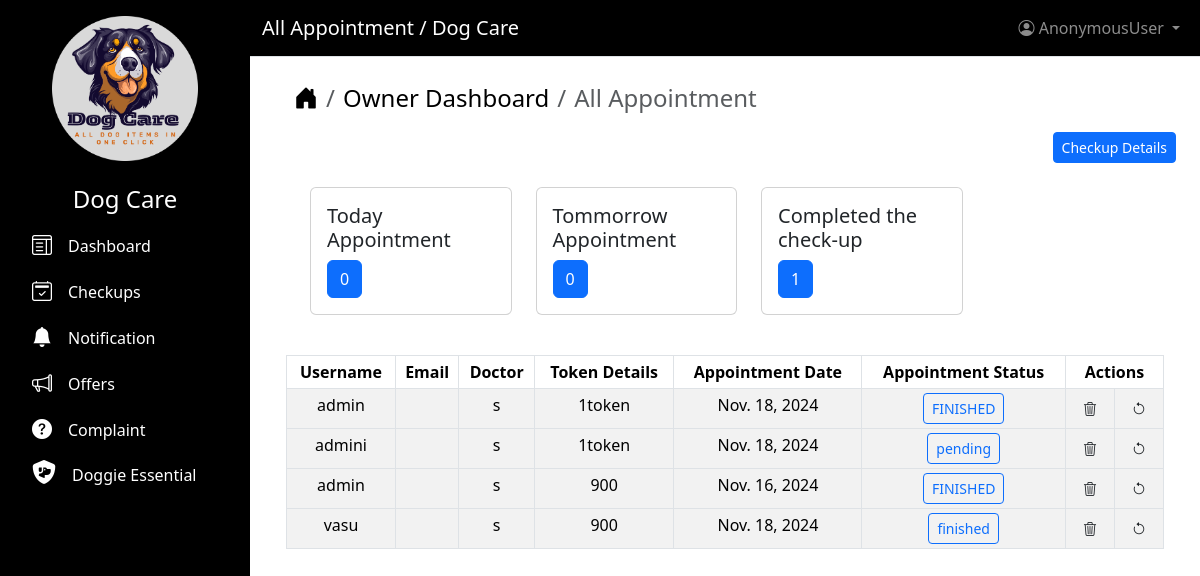
Page /view/Appointment/Booking on the earlier database version.
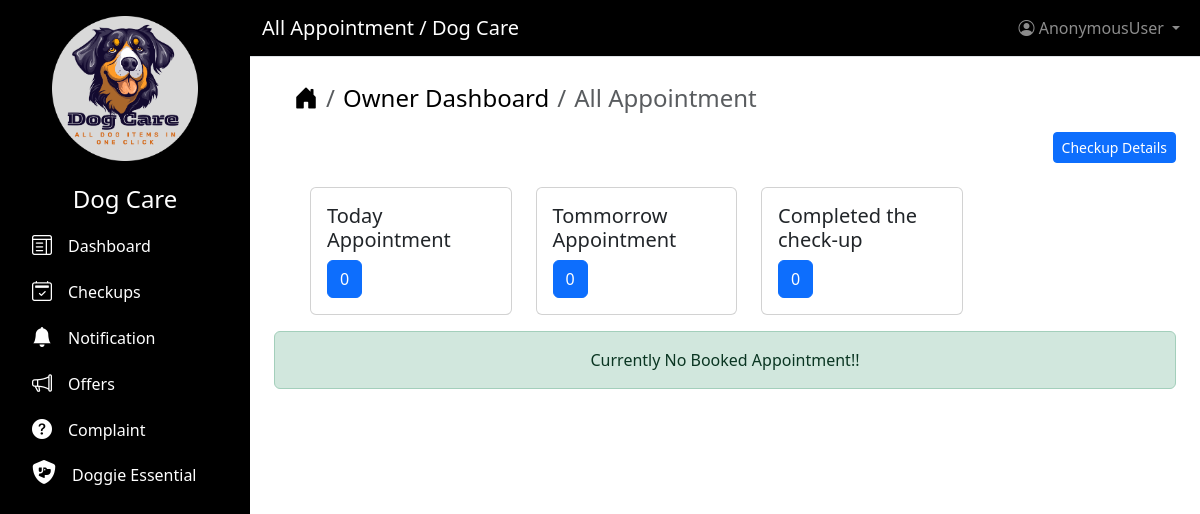
Same page on the later database version.
### shop/models.py (models this page shows)
class Appointment(models.Model):
    STATUS = (
        ("confirm booking", "Confirm Booking"),
        (
            "finished",
            "Finished",
        ),
        ("pending","Pending")
    )
    username = models.ForeignKey(CustomUser, on_delete=models.CASCADE)
    doctor_name = models.ForeignKey(Doctors, on_delete=models.CASCADE)
    Token = models.ForeignKey(Token, on_delete=models.CASCADE)
    status = models.CharField(max_length=200, choices=STATUS, default="pending")
    appointment_date = models.DateField()

class Doctors(models.Model):
    doctor_name = models.CharField(max_length=200, unique=True, blank=True)
    specialized = models.CharField(max_length=200, blank=True)
    def __str__(self):
        return self.doctor_name

class Token(models.Model):
    Token = models.CharField(max_length=200, unique=True)
    token_available = models.BooleanField(default=True)
    def __str__(self):
        return self.Token

### users/models.py (models this page shows)
class CustomUser(AbstractUser):
    ROLE = (("SHOP OWNER", "SHOP OWNER"),)
    role = models.CharField(max_length=200, choices=ROLE, blank=True)

### shop/views.py (the view)
# urls.py: path("view/Appointment/Booking", views.view_appointment, name="view_appointment"),
def view_appointment(request):
    today = timezone.now()
    tommorow = today + timedelta(days=1)
    context = {
        "page_title": "All Appointment",
        "checkups": Appointment.objects.filter(status="finished").count(),
        "appointments": Appointment.objects.all(),
        "form": AppointmentStatusForm,
        "count": Appointment.objects.filter(appointment_date=today).count(),
        "counts": Appointment.objects.filter(appointment_date=tommorow).count(),
    }
    return render(request, "view_appointment.html", context)

### shop/templates/view_appointment.html (shortened to what this page needs)
{% extends "base.html" %}
{% block content %}
    <div class="container ms-2 ">
        <nav aria-label="breadcrumb">
            <ol class="breadcrumb fs-4">
                <li class="breadcrumb-item">
                    <a href="{% url 'home' %}" class="text-decoration-none text-black"><i class="bi bi-house-door-fill"></i></a>
                </li>
                <li class="breadcrumb-item">
                    <a href="{% url 'shop_dashboard' %}"
                       class="text-decoration-none text-black">Owner Dashboard</a>
                </li>
                <li class="breadcrumb-item active" aria-current="page">{{ page_title }}</li>
            </ol>
        </nav>
    </div>
    <div class="d-grid gap-2 d-md-flex justify-content-md-end">
        <a href="{% url 'view_checkup_details'%}" class="btn btn-primary btn-sm">Checkup Details</a>
    </div>
    <div class="container ms-4 mt-4">
        <div class="row">
            <div class="col-sm-4 col-md-3 mb-3">
                <div class="card">
                    <div class="card-body">
                        <h5 class="card-title">Today Appointment</h5>
                        <a href="#" class="btn btn-primary">{{ count }}</a>
                    </div>
                </div>
            </div>
            <div class="col-sm-4  col-md-3 mb-3">
                <div class="card">
                    <div class="card-body">
                        <h5 class="card-title">Tommorrow Appointment</h5>
                        <a href="#" class="btn btn-primary">{{ counts }}</a>
                    </div>
                </div>
            </div>
            <div class="col-sm-4  col-md-3 mb-3">
                <div class="card">
                    <div class="card-body">
                        <h5 class="card-title">Completed the check-up</h5>
                        <a href="#" class="btn btn-primary">{{ checkups }}</a>
                    </div>
                </div>
            </div>
        </div>
    </div>
    {% if appointments %}
        <div class="container mt-4">
            <table class="table table-striped  table-bordered table-hover  table-sm">
                <thead>
                    <tr class="text-center">
                        <th scope="colspan">Username</th>
                        <th scope="colspan">Email</th>
                        <th scope="colspan">Doctor</th>
                        <th scope="colspan">Token Details</th>
                        <th scope="colspan">Appointment Date</th>
                        <th scope="colspan">Appointment Status</th>
                        <th colspan=2>Actions</th>
                    </thead>
                <tbody ="table group-divider">
                    {% for appointment in appointments %}
                        <tr class="text-center">
                            <td>{{ appointment.username }}</td>
                            <td>{{ appointment.email }}</td>
                            <td>{{ appointment.doctor_name }}</td>
                            <td>{{ appointment.Token }}</td>
                            <td>{{ appointment.appointment_date }}</td>
                            <td>
                                <a href="{% url 'status_appointment' appointment.id %}"
                                   class="btn btn-outline-primary btn-sm">{{ appointment.status }}</a>
                            </td>
                            <td>
                                <button type="button"
                                        class="btn  btn-sm"
                                        data-bs-toggle="modal"
                                        data-bs-target="#exampleModalLabel{{ appointment.id }}">
                                    <i class="bi bi-trash3"></i>
                                </button>
                            </td>
                            <td>
                                <a href="{% url 'update_appointment' appointment.id %}">
                                    <button type="button"
                                            class="btn btn-sm"
                                            data-bs-toggle="modal"
                                            data-bs-target="#exampleModal">
                                        <i class="bi bi-arrow-counterclockwise"></i>
                                    </button>
                                </a>
                            </td>
                        </tbody>
                    </tr>
                {% endfor %}
            </table>
        </div>
    {% else %}
        <div class="alert alert-success text-center" role="alert">Currently No Booked Appointment!!</div>
    {% endif %}
{% endblock content %}

### users/templates/base.html (shortened to what this page needs)
<!DOCTYPE html>
<html lang="en">
<head>
  {% load static %}
  <link href="https://cdnjs.cloudflare.com/ajax/libs/font-awesome/6.5.0/css/all.min.css" rel="stylesheet">
  <link rel="stylesheet" href="https://cdn.jsdelivr.net/npm/bootstrap-icons@1.11.3/font/bootstrap-icons.min.css">
  <link rel="stylesheet" href="https://cdnjs.cloudflare.com/ajax/libs/bootstrap/5.3.2/css/bootstrap.min.css" />
</head>
<body>
  <nav class="sidebar text-white p-3">
    <div class="d-grid col-8 mx-auto">
      <img src="{% static 'image/88q.png' %}" alt="Logo" class="img-fluid" height="100" width="160">
    </div>
    <ul class="nav flex-column">
      <li class="nav-item">
        <h4 class="text-center mt-4">Dog Care</h4>
      </li>
      <li class="nav-item">
        <a class="nav-link active text-decoration-none text-white" href="{% url 'dashboard' %}">
          <i class="bi bi-layout-text-window fs-5"></i><span class="ms-3">Dashboard</span>
        </a>
      </li>
      <li class="nav-item">
        <a class="nav-link active text-decoration-none text-white" href="{% url 'booking_appointment' %}">
          <i class="bi bi-calendar2-check fs-5"></i><span class="ms-3">Checkups</span>
        </a>
      </li>
      <li class="nav-item">
        <a class="nav-link active text-decoration-none text-white" href="{% url 'notification' %}">
          <i class="bi bi-bell-fill fs-5"></i><span class="ms-3">Notification</span>
        </a>
      </li>
      <li class="nav-item">
        <a class="nav-link active text-decoration-none text-white" href="{% url 'view_offers' %}">
          <i class="bi bi-megaphone fs-5"></i><span class="ms-3">Offers</span>
        </a>
      </li>
      <li class="nav-item">
        <a class="nav-link active text-decoration-none text-white" href="{% url 'view_complaints' %}">
          <i class="bi bi-question-circle-fill fs-5"></i><span class="ms-3">Complaint</span>
        </a>
      </li>
      <li class="nav-item">
        <a class="nav-link active text-decoration-none text-white" href="{% url 'view_shop' %}">
          <i class="fa-solid fa-shield-dog fs-4"></i><span class="ms-3">Doggie Essential</span>
        </a>
      </li>
    </ul>
  </nav>
  <div class="main-content">
    <nav class="navbar navbar-expand-lg navbar-dark border-bottom" style="background-color: #000000;">
      <div class="container-fluid">
        <a class="navbar-brand text-white" href="#">{{ page_title }} / Dog Care</a>
        <ul class="navbar-nav ms-auto">
          <li class="nav-item dropdown">
            <a class="nav-link dropdown-toggle" href="#" id="navbarDropdown" role="button" data-bs-toggle="dropdown">
              <i class="bi bi-person-circle"></i> {{ user }}
            </a>
          </li>
        </ul>
      </div>
    </nav>
    <div class="content-area p-4">
      {% block content %}
      {% endblock content %}
    </div>
  </div>
</body>
</html>

### users/templates/base.html (style rules this page uses)
body { margin: 0; padding: 0; overflow-x: hidden; }
nav.sidebar { position: fixed; top: 0; left: 0; height: 100vh; width: 250px; background-color: #000000; color: white; z-index: 1000; overflow-y: auto; }
nav.sidebar .nav-link { transition: background-color 0.3s ease, color 0.3s ease; }
.main-content { margin-left: 250px; width: calc(100% - 250px); }
nav.navbar { position: fixed; top: 0; left: 250px; width: calc(100% - 250px); z-index: 1001; }
.content-area { margin-top: 56px; }

Differences in the rows shown:
removed Appointment: username "admin", doctor_name "s", Token "1token", appointment_date "Nov. 18, 2024", status "FINISHED"
removed Appointment: username "admini", doctor_name "s", Token "1token", appointment_date "Nov. 18, 2024", status "pending"
removed Appointment: username "admin", doctor_name "s", Token "900", appointment_date "Nov. 16, 2024", status "FINISHED"
removed Appointment: username "vasu", doctor_name "s", Token "900", appointment_date "Nov. 18, 2024", status "finished"
Other differences:
{{ checkups }}: "1" → "0"
text no longer shown: "Username Email Doctor Token Details Appointment Date Appointment Status Actions"
text now shown: "Currently No Booked Appointment!!"
